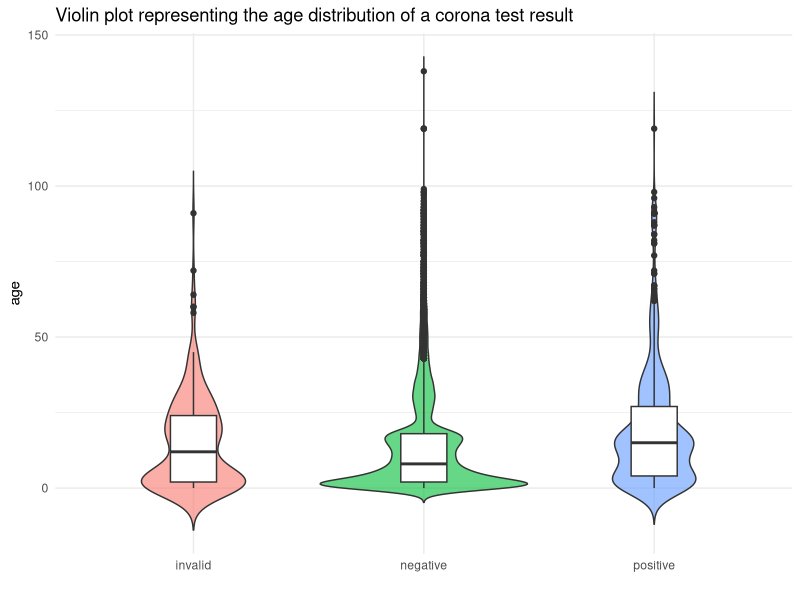

Write R code to recreate this figure.
#started on 26.09.25 -  ----
#loading libraries
install.packages("ggridges")
library(tidyverse)
library(here)
library(GGally)
library(ggridges)

#loading post-tidied data set
data1 <- read_delim(here("data", "exam_data_tidier_2025-09-09.txt"), delim = " ")

#Is the age of the individual associated with whether the test result is negative or positive?
ggplot(data1, aes(x = result, y = age, fill = result)) +
  geom_violin(trim = FALSE, alpha = 0.6) +
  geom_boxplot(width = 0.2, fill = "white") +
  labs(title = "Violin plot representing the age distribution of a corona test result",
       x = "",
       y = "age") +
  theme_minimal() +
  theme(legend.position = "none")
#Yes, in general: the younger the person, the more likely it is for the result to be negative.
#50 % of individuals age 10 or younger have negative results. Second most distribution (ca. 25 %) age 10 - ~23. Median at age 10.
#50 % of individuals age 20 or younger have positive results. Second most distribution (ca. 25 %) age 20 - ~27. Median at age 20.
#Individuals with negative results are approx. 10 years younger than individuals with positive result. 